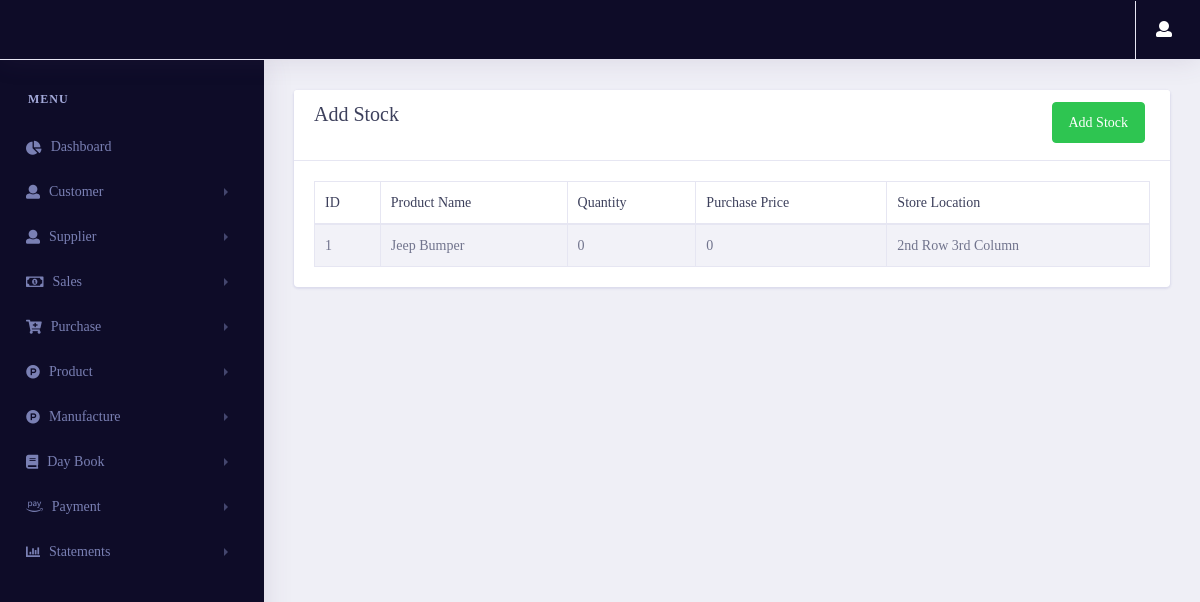
/statement/list_stock/ (signed in), run on an earlier commit of the app's database.
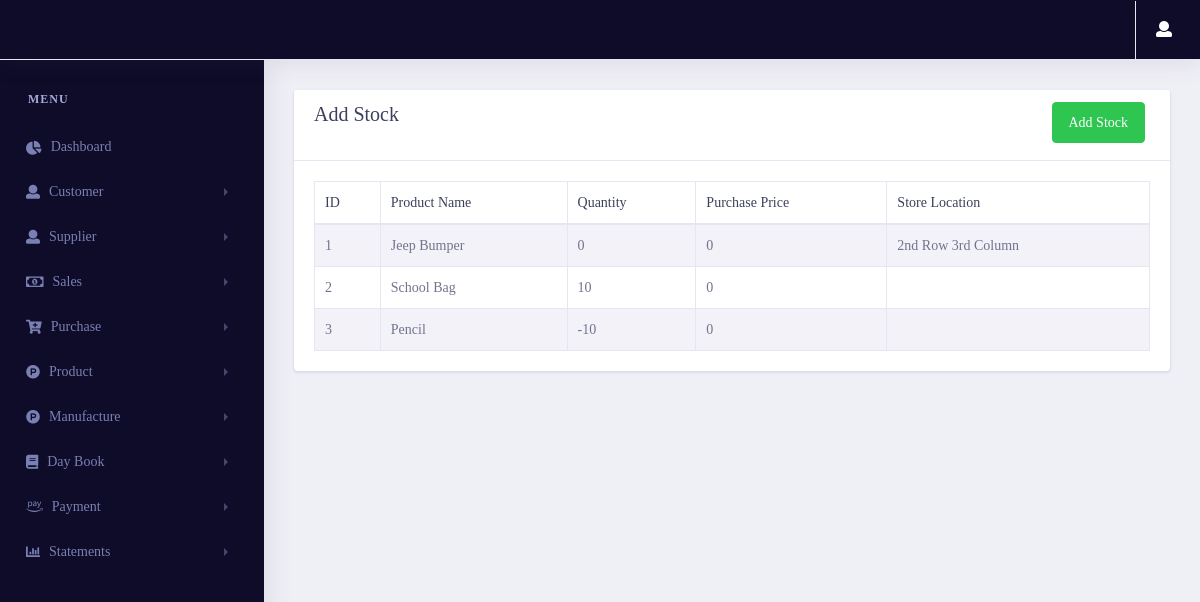
And on a later commit of the database.
### products/models.py (models this page shows, shortened)
class Stock_gst(models.Model):
    product = models.OneToOneField(Product_gst,on_delete=models.CASCADE)
    quantity = models.IntegerField(null=True,blank=True,default=0)
    purchase_price = models.IntegerField(null=True,blank=True,default=0)
    id = models.UUIDField(default=uuid.uuid4 , unique=True , primary_key=True , editable=False)
    class Meta:
        indexes = [models.Index(fields=('product' , 'id'))]

class Product_gst(models.Model):
    product_name = models.CharField(max_length=100)
    product_categ = models.ForeignKey(product_category_gst, null=True, blank=True, on_delete=models.SET_NULL)
    product_type = models.ForeignKey(product_type_gst, null=True, blank=True, on_delete=models.SET_NULL)
    unit = models.CharField(max_length=50)
    selling_price = models.FloatField()
    purchase_price = models.FloatField(null=True, blank=True, default=0)
    store_location = models.CharField(max_length=50)
    supplier = models.ForeignKey(Supplier_gst , on_delete=models.CASCADE , blank=True,null=True)
    minimum_stock=models.IntegerField()
    id = models.UUIDField(default=uuid.uuid4 , unique=True , primary_key=True , editable=False)
    def __str__(self):
        return self.product_name
    class Meta:
        indexes = [models.Index(fields=('id', 'supplier'))]

### statements/views.py (the view, shortened to what this page needs)
# urls.py: path('list_stock/',views.list_stock,name="list_stock"),
@login_required(login_url='login')
def list_stock(request):
    try:
        if request.session['Estimate']:
            stock_data = Stock_estimate.objects.select_related('product').all()
        if request.session['GST']:
            stock_data = Stock_gst.objects.all()
        context = {
            'stock_data' : stock_data
        }
        return render(request, 'statements/stock.html',context)
    except:
        return redirect('error404')

### statements/templates/statements/stock.html (shortened to what this page needs)
{% extends 'pages/base.html' %}
{% load user_auth %}
{% load static %}
{% block content %}
<link rel="stylesheet" href="{% static 'vendor/bootstrap/css/bootstrap.min.css' %}">
<link href="{% static 'vendor/fonts/circular-std/style.css' %}" rel="stylesheet">
<link rel="stylesheet" href="{% static 'libs/css/style.css' %}">
<link rel="stylesheet" href="{% static 'vendor/fonts/fontawesome/css/fontawesome-all.css' %}">
<link rel="stylesheet" type="text/css" href="{% static 'vendor/datatables/css/dataTables.bootstrap4.css' %}">
{% if request.session.Estimate %}
<div class="row">
    <div class="col-xl-12 col-lg-12 col-md-12 col-sm-12 col-12">
        <div class="card">
            <div class="card-header">
                <h3 class="align-middle">Add Stock
                    <button type="submit" class="btn btn-space btn-success rounded float-right" data-toggle="modal" data-target="#exampleModal">
                        Add Stock
                    </button>
                </h3>
            </div>
            <div class="card-body">
                <div class="table-responsive">
                    <table class="table table-striped table-bordered first" id="example">
                        <thead>
                        <tr>
                            <th>ID</th>
                            <th>Product Name</th>
                            <th>Quantity</th>
                            <th>Purchase Price</th>
                            <th>Store Location</th>
                        </tr>
                        </thead>
                        <tbody>
                        {% for i in stock_data %}
                        <tr>
                            <td>{{forloop.counter}}</td>
                            <td>{{i.product}}</td>
                            <td>{{i.quantity}}</td>
                            <td>{{i.purchase_price}}</td>
                            <td>{{i.product.store_location}}</td>
                        </tr>
                        {% endfor %}
                        </tbody>
                    </table>
                </div>
            </div>
        </div>
    </div>
</div>
{% endif %}
{% endblock content %}

What changed in the data, as far as the page shows it:
added Stock_gst: product "School Bag", quantity "10", purchase_price "0"
added Stock_gst: product "Pencil", quantity "-10", purchase_price "0"
